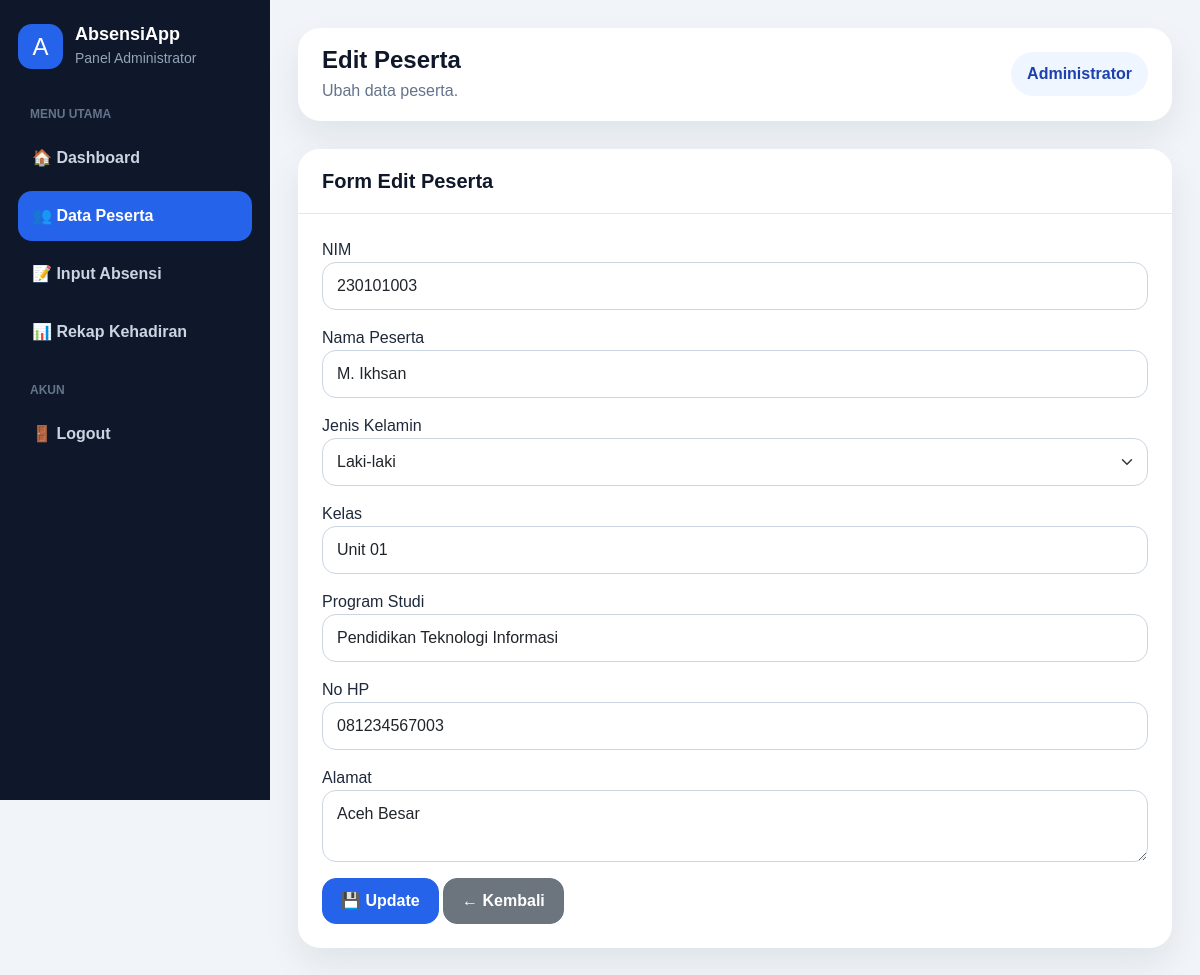
/edit_peserta.php?id=3, run on the app's committed database.
### tables this page shows
CREATE TABLE `peserta` (
  `id_peserta` int(11) NOT NULL,
  `nim` varchar(30) NOT NULL,
  `nama_peserta` varchar(100) NOT NULL,
  `jenis_kelamin` enum('L','P') NOT NULL,
  `kelas` varchar(50) NOT NULL,
  `prodi` varchar(100) DEFAULT NULL,
  `no_hp` varchar(20) DEFAULT NULL,
  `alamat` text DEFAULT NULL,
  `status_peserta` enum('aktif','nonaktif') DEFAULT 'aktif',
  `created_at` timestamp NOT NULL DEFAULT current_timestamp()
);

### edit_peserta.php (the view, shortened to what this page needs)
<?php
require_once 'koneksi.php';
$id = $_GET['id'];
$data = mysqli_query($conn,"SELECT * FROM peserta WHERE id_peserta='$id'");
$p = mysqli_fetch_assoc($data);
?>
<!DOCTYPE html>
<html lang="id">
<head>
<link href="https://cdn.jsdelivr.net/npm/bootstrap@5.3.8/dist/css/bootstrap.min.css" rel="stylesheet">
<link rel="stylesheet" href="assets/css/style.css">
</head>
<body>
<div class="app-layout">
<aside class="sidebar">
<div class="logo">
<div class="logo-box">A</div>
<div>
<h4>AbsensiApp</h4>
<small>Panel Administrator</small>
</div>
</div>
<div class="menu-label">Menu Utama</div>
<ul class="nav-menu">
<li><a href="dashboard.php">🏠 Dashboard</a></li>
<li><a href="peserta.php" class="active">👥 Data Peserta</a></li>
<li><a href="absensi.php">📝 Input Absensi</a></li>
<li><a href="rekap.php">📊 Rekap Kehadiran</a></li>
</ul>
<div class="menu-label">Akun</div>
<ul class="nav-menu">
<li><a href="logout.php">🚪 Logout</a></li>
</ul>
</aside>
<main class="main-content">
<div class="topbar">
<div>
<h2>Edit Peserta</h2>
<p>Ubah data peserta.</p>
</div>
<div class="user-pill">
Administrator
</div>
</div>
<div class="content-card">
<div class="card-header">
<h5>Form Edit Peserta</h5>
</div>
<div class="card-body">
<form method="post">
<div class="mb-3">
<label>NIM</label>
<input type="text" class="form-control" name="nim"
value="<?= $p['nim']; ?>" required>
</div>
<div class="mb-3">
<label>Nama Peserta</label>
<input type="text" class="form-control"
name="nama_peserta"
value="<?= $p['nama_peserta']; ?>" required>
</div>
<div class="mb-3">
<label>Jenis Kelamin</label>
<select class="form-select" name="jenis_kelamin">
<option value="L"
<?= $p['jenis_kelamin']=="L" ? "selected":"";?>>
Laki-laki
</option>
</select>
</div>
<div class="mb-3">
<label>Kelas</label>
<input type="text"
class="form-control"
name="kelas"
value="<?= $p['kelas']; ?>">
</div>
<div class="mb-3">
<label>Program Studi</label>
<input type="text"
class="form-control"
name="prodi"
value="<?= $p['prodi']; ?>">
</div>
<div class="mb-3">
<label>No HP</label>
<input type="text"
class="form-control"
name="no_hp"
value="<?= $p['no_hp']; ?>">
</div>
<div class="mb-3">
<label>Alamat</label>
<textarea class="form-control"
name="alamat"><?= $p['alamat']; ?></textarea>
</div>
<button class="btn btn-primary" name="update">
💾 Update
</button>
<a href="peserta.php" class="btn btn-secondary">
← Kembali
</a>
</form>
</div>
</div>
</main>
</div>
</body>
</html>

### assets/css/style.css (style rules this page uses)
:root { --primary: #2563eb; --primary-dark: #1e40af; --secondary: #64748b; --success: #16a34a; --warning: #f59e0b; --danger: #dc2626; --info: #0891b2; --dark: #0f172a; --light: #f8fafc; --soft-blue: #eff6ff; --border: #e2e8f0; --card-shadow: 0 15px 35px rgba(15, 23, 42, 0.08); }
* { box-sizing: border-box; }
body { font-family: Arial, Helvetica, sans-serif; background: #f1f5f9; color: #1e293b; margin: 0; }
a { text-decoration: none; }
.app-layout { display: flex; min-height: 100vh; }
.sidebar { width: 270px; background: #0f172a; color: white; padding: 24px 18px; position: fixed; min-height: 100vh; }
.sidebar .logo { display: flex; align-items: center; gap: 12px; margin-bottom: 35px; }
.logo-box { width: 45px; height: 45px; border-radius: 14px; background: #2563eb; display: flex; align-items: center; justify-content: center; font-size: 24px; }
.sidebar .logo h4 { margin: 0; font-size: 18px; font-weight: 800; }
.sidebar .logo small { color: #94a3b8; }
.menu-label { color: #64748b; font-size: 12px; text-transform: uppercase; font-weight: 700; margin: 24px 12px 10px; }
.nav-menu { list-style: none; padding: 0; margin: 0; }
.nav-menu li { margin-bottom: 8px; }
.nav-menu a { color: #cbd5e1; display: flex; align-items: center; gap: 12px; padding: 13px 14px; border-radius: 14px; font-weight: 600; transition: 0.2s ease; }
.nav-menu a:hover, .nav-menu a.active { background: #2563eb; color: white; }
.main-content { margin-left: 270px; width: calc(100% - 270px); padding: 28px; }
.topbar { background: white; border-radius: 22px; padding: 18px 24px; box-shadow: var(--card-shadow); display: flex; align-items: center; justify-content: space-between; margin-bottom: 28px; }
.topbar h2 { font-weight: 800; font-size: 24px; margin: 0; color: var(--dark); }
.topbar p { margin: 4px 0 0; color: var(--secondary); }
.user-pill { background: var(--soft-blue); color: var(--primary-dark); border-radius: 50px; padding: 10px 16px; font-weight: 700; }
.content-card { background: white; border-radius: 22px; box-shadow: var(--card-shadow); border: 0; overflow: hidden; }
.content-card .card-header { background: white; border-bottom: 1px solid var(--border); padding: 20px 24px; }
.content-card .card-header h5 { margin: 0; font-weight: 800; color: var(--dark); }
.content-card .card-body { padding: 24px; }
.form-control, .form-select { border-radius: 14px; border-color: #cbd5e1; padding: 11px 14px; }
.btn { border-radius: 14px; font-weight: 700; padding: 10px 18px; }
.btn-primary { background: var(--primary); border-color: var(--primary); }

### data on the page
peserta: nim "230101003", nama_peserta "M. Ikhsan", jenis_kelamin "Laki-laki", kelas "Unit 01", prodi "Pendidikan Teknologi Informasi", no_hp "081234567003", alamat "Aceh Besar"
